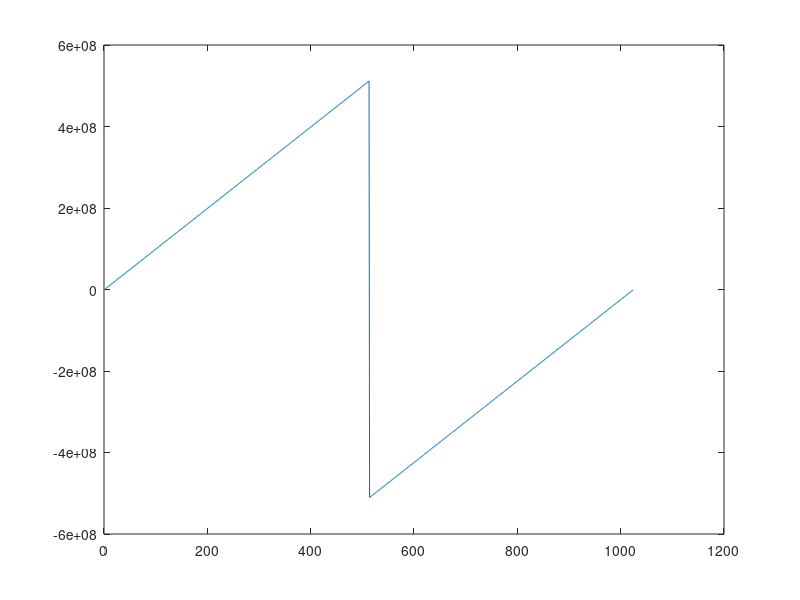
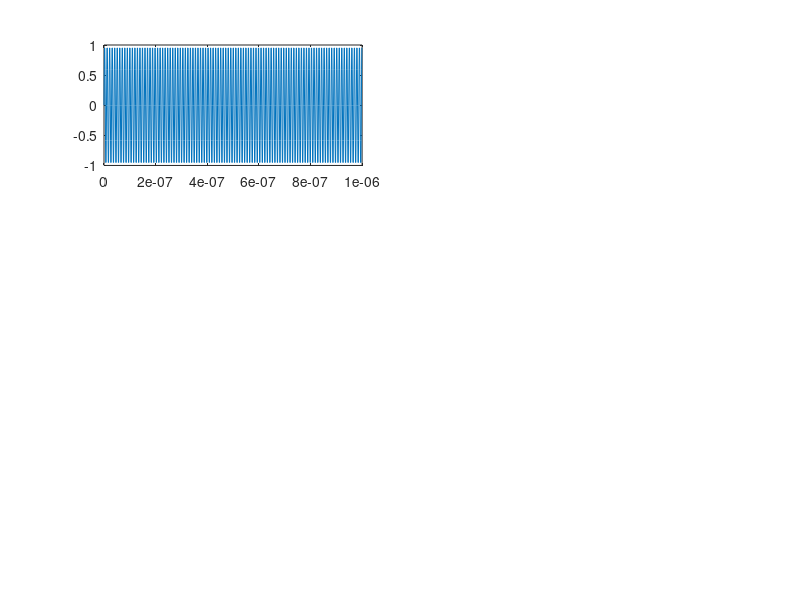

MATLAB code to generate these figures, in order: (Note: this script raises an error after producing the figures.)
%inicialização
clear all;
clc;

%% parametriza��o
to=0; %tempo inicial
tf=1e-6; %tempo final
tam=1024; %tamanho do vetor
A=1;%amplitude unit�ria
k0 = 10; %fator de amostragem
 
%% processamento/gera��o do vetor tempo
t=linspace(to,tf,tam);% ou t=to:tf/tam:tf (� isso mesmo?)

%% taxa de amostragem e per�odo de amostragem
ta=t(2)-t(1);
fs=1/ta; %taxa de amostragem

%% gera��o da sen�ide, encontrando fc e plotando o sinal gerado
fc0=fs/k0; %fc, sendo fa >= k*fmax
%fc varia de acordo com k. Para variarmos fc,basta que variemos k, que � o
%fator de amostragem
x0=A*sin(2*pi*fc0*t); % cria��o da fun��o sen�ide desejada

%% gera��o do vetor freq��ncia
df=1/(tam*ta);
freqpositiva= 0:df:(tam/2)*df; %freqüências positivas
freqnegativa=-((tam/2)-1)*df:df:-df; %freqüências negativas
freq=[freqpositiva freqnegativa]; %
figure;
plot(freq);

%% Geração dos sinais senoidais
%já temos fc0; famostragem/fsamples
figure;

subplot(3,2,1);%plotagem de todas as diferentes x para diferentes fc para diferentes k
plot(t,x0);;

%% espectro para a senoide
[Sinal_ff,sinal_tf,f,df] = FFT_pot2(x0,ta);
figure;
plot(f,fftshift(db(abs(Sinal_ff))));

%% para casa: encontrar a sinc do espectro para pulso quadrado
%mexer nessa parte do código e pergunta ao jorge henrique
xquadrada = zeros(size(t));
xquadrada((end/2)-(end/8):(end/2)+(end/8))=ones(size(xquadrada((end/2)- (end/8):(end/2)+(end/8))));
[Sinal_ff,sinal_tf,f,df] = FFT_pot2(xquadrada,ta);
figure;
plot(f, fftshift(db(abs(Sinal_ff)))); %plotagem do fftshift da onda quadrada
%plot(freq,(abs(X)));
grid;
ylabel('psd : densidade espectral de potencia (dB/Hz)');
xlabel(' frequencia'); 

%% calculo das potencias medias

%potencia da senoide
%potdbm(x0); %em w
[pmn,pmndbm] = potdbm(x0); %em dBm
%potencia da onda quadrada
[pmnquadrada, pmndbmquadrada] = potdbm(xquadrada);

%% filtro passa baixa de 3e-7
Wn=2.5e7/(fs/2); %frequencia de corte do filtro em porcentagem referida no quadro
[b,a]= butter(5,Wn,'low'); %criacao do filtro 
y=filter(b,a,xquadrada); %convolucao interna entre o sinal e o filtro, executando
% o filtro criado pelo butter no sinal xquadradada
figure;
plot(t,y); %plot do sinal filtrado no domínio do tempo
[Sinal_ff,sinal_tf,f,df] = FFT_pot2(y,ta);
figure;
%plot do do fft do sinal filtrado
plot(f, fftshift(db(abs(Sinal_ff)))); %geracao da onda filtrada no dominio da frequencia
% tanto faz f ou freq


%% ondulação do sinal
%banda base= espectro centrado em 0
%banda passante = ja modulado para fp, centrado em outra frequencia
fport=500000; % a frequencia modulante, que eh da grandeza de 10e8, deve ser muito inferior à 
%frequencia da portadora
port=A*cos(2*pi*fport*t); %criando a portadora
modul = conv(y,port);
figure;
plot(t, y);
hold on;
t=linspace(0,t(end)*2,length(y));
plot( t , modul(1024:end));
hold off;
